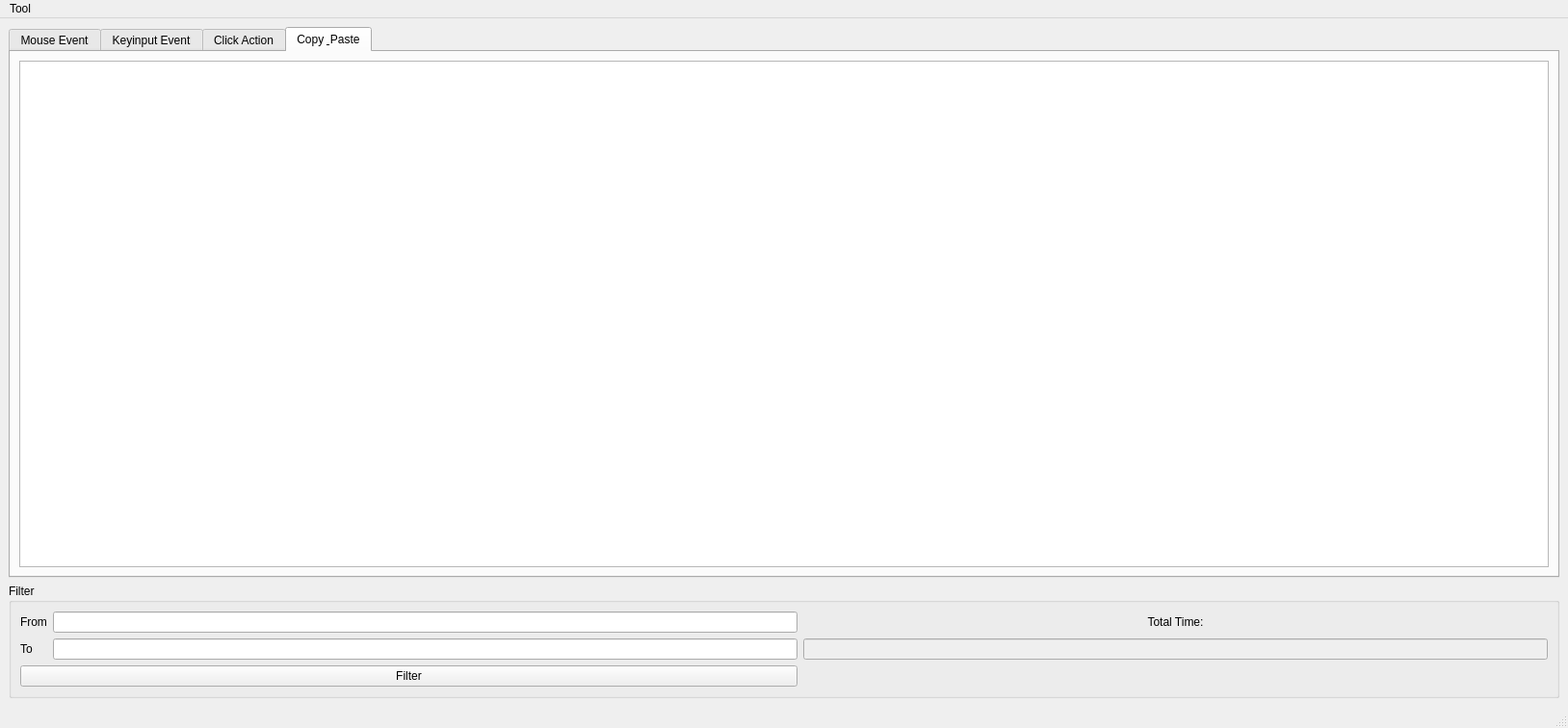
<?xml version="1.0" encoding="UTF-8"?>
<ui version="4.0">
 <class>DataTransferWindow</class>
 <widget class="QMainWindow" name="DataTransferWindow">
  <property name="geometry">
   <rect>
    <x>0</x>
    <y>0</y>
    <width>1628</width>
    <height>756</height>
   </rect>
  </property>
  <property name="windowTitle">
   <string>Data Transfer&amp;Clear Tool</string>
  </property>
  <widget class="QWidget" name="centralwidget">
   <layout class="QVBoxLayout" name="verticalLayout">
    <item>
     <widget class="QTabWidget" name="TabWidget">
      <property name="currentIndex">
       <number>3</number>
      </property>
      <widget class="QWidget" name="tab">
       <attribute name="title">
        <string>Mouse Event</string>
       </attribute>
       <layout class="QVBoxLayout" name="verticalLayout_2">
        <item>
         <widget class="QTreeView" name="mouseView"/>
        </item>
       </layout>
      </widget>
      <widget class="QWidget" name="tab_2">
       <attribute name="title">
        <string>Keyinput Event</string>
       </attribute>
       <layout class="QVBoxLayout" name="verticalLayout_3">
        <item>
         <widget class="QTreeView" name="keyView"/>
        </item>
       </layout>
      </widget>
      <widget class="QWidget" name="tab_3">
       <attribute name="title">
        <string>Click Action</string>
       </attribute>
       <layout class="QHBoxLayout" name="horizontalLayout">
        <item>
         <widget class="QTreeView" name="actionView"/>
        </item>
       </layout>
      </widget>
      <widget class="QWidget" name="tab_4">
       <attribute name="title">
        <string>Copy &amp; Paste</string>
       </attribute>
       <layout class="QVBoxLayout" name="verticalLayout_4">
        <item>
         <widget class="QTreeView" name="copyView"/>
        </item>
       </layout>
      </widget>
     </widget>
    </item>
    <item>
     <widget class="QGroupBox" name="groupBox">
      <property name="title">
       <string>Filter</string>
      </property>
      <layout class="QGridLayout" name="gridLayout">
       <item row="3" column="0" colspan="2">
        <widget class="QPushButton" name="filterBtn">
         <property name="text">
          <string>Filter</string>
         </property>
        </widget>
       </item>
       <item row="0" column="0">
        <widget class="QLabel" name="label">
         <property name="text">
          <string>From</string>
         </property>
        </widget>
       </item>
       <item row="1" column="1">
        <widget class="QLineEdit" name="toEdit"/>
       </item>
       <item row="1" column="0">
        <widget class="QLabel" name="label_2">
         <property name="text">
          <string>To</string>
         </property>
        </widget>
       </item>
       <item row="0" column="1">
        <widget class="QLineEdit" name="fromEdit"/>
       </item>
       <item row="0" column="2">
        <widget class="QLabel" name="label_3">
         <property name="text">
          <string>Total Time:</string>
         </property>
         <property name="alignment">
          <set>Qt::AlignCenter</set>
         </property>
        </widget>
       </item>
       <item row="1" column="2">
        <widget class="QLineEdit" name="totalEdit">
         <property name="enabled">
          <bool>false</bool>
         </property>
         <property name="alignment">
          <set>Qt::AlignCenter</set>
         </property>
        </widget>
       </item>
      </layout>
     </widget>
    </item>
   </layout>
  </widget>
  <widget class="QMenuBar" name="menubar">
   <property name="geometry">
    <rect>
     <x>0</x>
     <y>0</y>
     <width>1628</width>
     <height>21</height>
    </rect>
   </property>
   <widget class="QMenu" name="menuTool">
    <property name="title">
     <string>Tool</string>
    </property>
    <addaction name="actionImport"/>
    <addaction name="actionExport_to_Database"/>
   </widget>
   <addaction name="menuTool"/>
  </widget>
  <widget class="QStatusBar" name="statusbar"/>
  <action name="actionImport">
   <property name="text">
    <string>Load from Log File</string>
   </property>
  </action>
  <action name="actionExport_to_Database">
   <property name="text">
    <string>Export to Database</string>
   </property>
  </action>
 </widget>
 <resources/>
 <connections/>
</ui>
